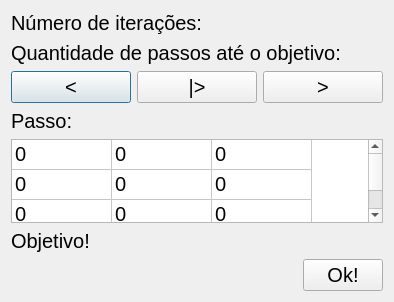
<?xml version="1.0" encoding="UTF-8"?>
<ui version="4.0">
 <class>Resultado</class>
 <widget class="QDialog" name="Resultado">
  <property name="geometry">
   <rect>
    <x>0</x>
    <y>0</y>
    <width>394</width>
    <height>302</height>
   </rect>
  </property>
  <property name="font">
   <font>
    <pointsize>15</pointsize>
   </font>
  </property>
  <property name="windowTitle">
   <string>Execução Resultado</string>
  </property>
  <property name="locale">
   <locale language="Portuguese" country="Brazil"/>
  </property>
  <layout class="QVBoxLayout" name="verticalLayout">
   <item>
    <layout class="QHBoxLayout" name="horizontalLayout">
     <item>
      <widget class="QLabel" name="label">
       <property name="text">
        <string>Número de iterações:</string>
       </property>
      </widget>
     </item>
     <item>
      <widget class="QLabel" name="labelIteracoes">
       <property name="text">
        <string/>
       </property>
      </widget>
     </item>
    </layout>
   </item>
   <item>
    <layout class="QHBoxLayout" name="horizontalLayout_2">
     <item>
      <widget class="QLabel" name="label_2">
       <property name="text">
        <string>Quantidade de passos até o objetivo:</string>
       </property>
      </widget>
     </item>
     <item>
      <widget class="QLabel" name="labelQtdPassos">
       <property name="text">
        <string/>
       </property>
      </widget>
     </item>
    </layout>
   </item>
   <item>
    <layout class="QHBoxLayout" name="horizontalLayout_3">
     <item>
      <widget class="QPushButton" name="passoAnterior">
       <property name="text">
        <string>&lt;</string>
       </property>
      </widget>
     </item>
     <item>
      <widget class="QPushButton" name="playPause">
       <property name="text">
        <string>|&gt;</string>
       </property>
      </widget>
     </item>
     <item>
      <widget class="QPushButton" name="proximoPasso">
       <property name="text">
        <string>&gt;</string>
       </property>
      </widget>
     </item>
    </layout>
   </item>
   <item>
    <layout class="QHBoxLayout" name="horizontalLayout_5">
     <item>
      <widget class="QLabel" name="label_3">
       <property name="text">
        <string>Passo:</string>
       </property>
      </widget>
     </item>
     <item>
      <widget class="QLabel" name="labelPasso">
       <property name="text">
        <string/>
       </property>
      </widget>
     </item>
    </layout>
   </item>
   <item>
    <widget class="QTableWidget" name="tablePuzzle">
     <property name="editTriggers">
      <set>QAbstractItemView::NoEditTriggers</set>
     </property>
     <attribute name="horizontalHeaderVisible">
      <bool>false</bool>
     </attribute>
     <attribute name="verticalHeaderVisible">
      <bool>false</bool>
     </attribute>
     <row>
      <property name="text">
       <string>1</string>
      </property>
     </row>
     <row>
      <property name="text">
       <string>2</string>
      </property>
     </row>
     <row>
      <property name="text">
       <string>3</string>
      </property>
     </row>
     <column>
      <property name="text">
       <string>1</string>
      </property>
     </column>
     <column>
      <property name="text">
       <string>2</string>
      </property>
     </column>
     <column>
      <property name="text">
       <string>3</string>
      </property>
     </column>
     <item row="0" column="0">
      <property name="text">
       <string>0</string>
      </property>
     </item>
     <item row="0" column="1">
      <property name="text">
       <string>0</string>
      </property>
     </item>
     <item row="0" column="2">
      <property name="text">
       <string>0</string>
      </property>
     </item>
     <item row="1" column="0">
      <property name="text">
       <string>0</string>
      </property>
     </item>
     <item row="1" column="1">
      <property name="text">
       <string>0</string>
      </property>
     </item>
     <item row="1" column="2">
      <property name="text">
       <string>0</string>
      </property>
     </item>
     <item row="2" column="0">
      <property name="text">
       <string>0</string>
      </property>
     </item>
     <item row="2" column="1">
      <property name="text">
       <string>0</string>
      </property>
     </item>
     <item row="2" column="2">
      <property name="text">
       <string>0</string>
      </property>
     </item>
    </widget>
   </item>
   <item>
    <widget class="QLabel" name="labelObjetivo">
     <property name="text">
      <string>Objetivo!</string>
     </property>
    </widget>
   </item>
   <item>
    <layout class="QHBoxLayout" name="horizontalLayout_4">
     <item>
      <spacer name="horizontalSpacer">
       <property name="orientation">
        <enum>Qt::Horizontal</enum>
       </property>
       <property name="sizeHint" stdset="0">
        <size>
         <width>40</width>
         <height>20</height>
        </size>
       </property>
      </spacer>
     </item>
     <item>
      <widget class="QPushButton" name="ok">
       <property name="text">
        <string>Ok!</string>
       </property>
      </widget>
     </item>
    </layout>
   </item>
  </layout>
 </widget>
 <resources/>
 <connections/>
</ui>
